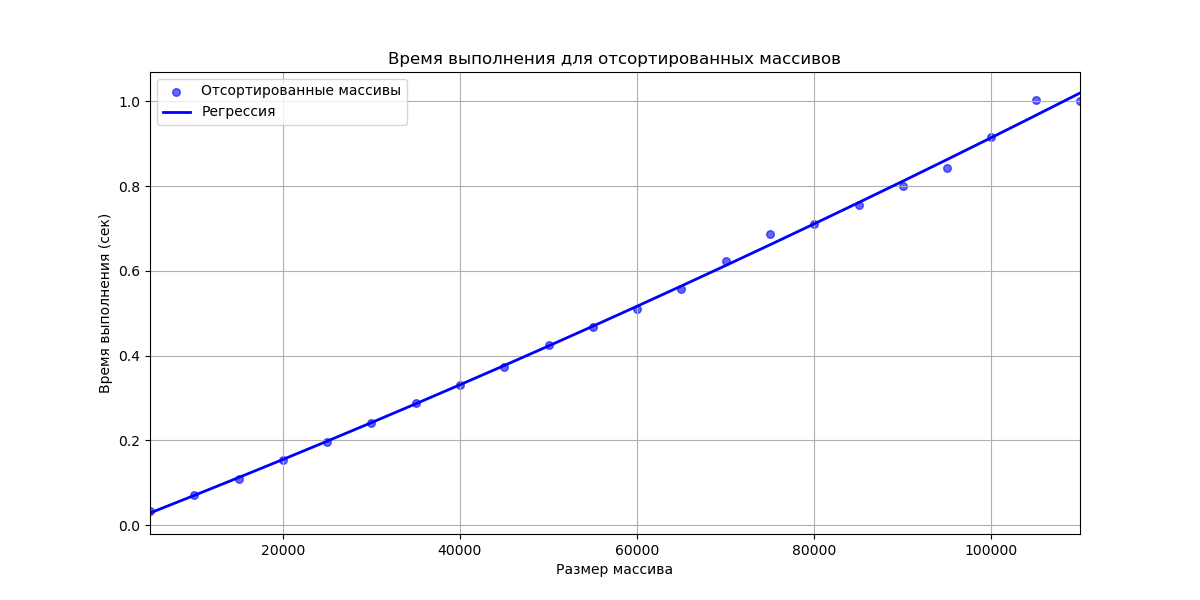

Write Python code to recreate this figure.
import numpy as np
import matplotlib.pyplot as plt
from sklearn.preprocessing import PolynomialFeatures
from sklearn.linear_model import LinearRegression
import time

def shell_sort(arr):
    n = len(arr)
    gap = 1
    while gap < n // 2:
        gap *= 2

    while gap > 0:
        for i in range(gap, n):
            temp = arr[i]
            j = i
            while j >= gap and arr[j - gap] > temp:
                arr[j] = arr[j - gap]
                j -= gap
            arr[j] = temp
        gap //= 2  

    return arr

def generate_sorted_array(size):
    return np.arange(size)

np.random.seed(42)

sizes = np.arange(5000, 110001, 5000)

times_sorted = []

for size in sizes:
    arr_sorted = generate_sorted_array(size)
    start_time = time.time() 
    shell_sort(arr_sorted) 
    end_time = time.time() 
    times_sorted.append(end_time - start_time) 
    print(size, end_time - start_time)

poly = PolynomialFeatures(degree=2)
N_b_poly_sorted = poly.fit_transform(sizes.reshape(-1, 1))
model_sorted = LinearRegression()
model_sorted.fit(N_b_poly_sorted, times_sorted)
y_predict_sorted = model_sorted.predict(N_b_poly_sorted)

plt.figure(figsize=(12, 6))
plt.scatter(sizes, times_sorted, label='Отсортированные массивы', color='blue', alpha=0.6, s=30)
plt.plot(sizes, y_predict_sorted, label='Регрессия', color='blue', linewidth=2)
plt.title('Время выполнения для отсортированных массивов')
plt.xlabel('Размер массива')
plt.ylabel('Время выполнения (сек)')
plt.xlim(5000, 110000) 
plt.grid()
plt.legend()
plt.show()
